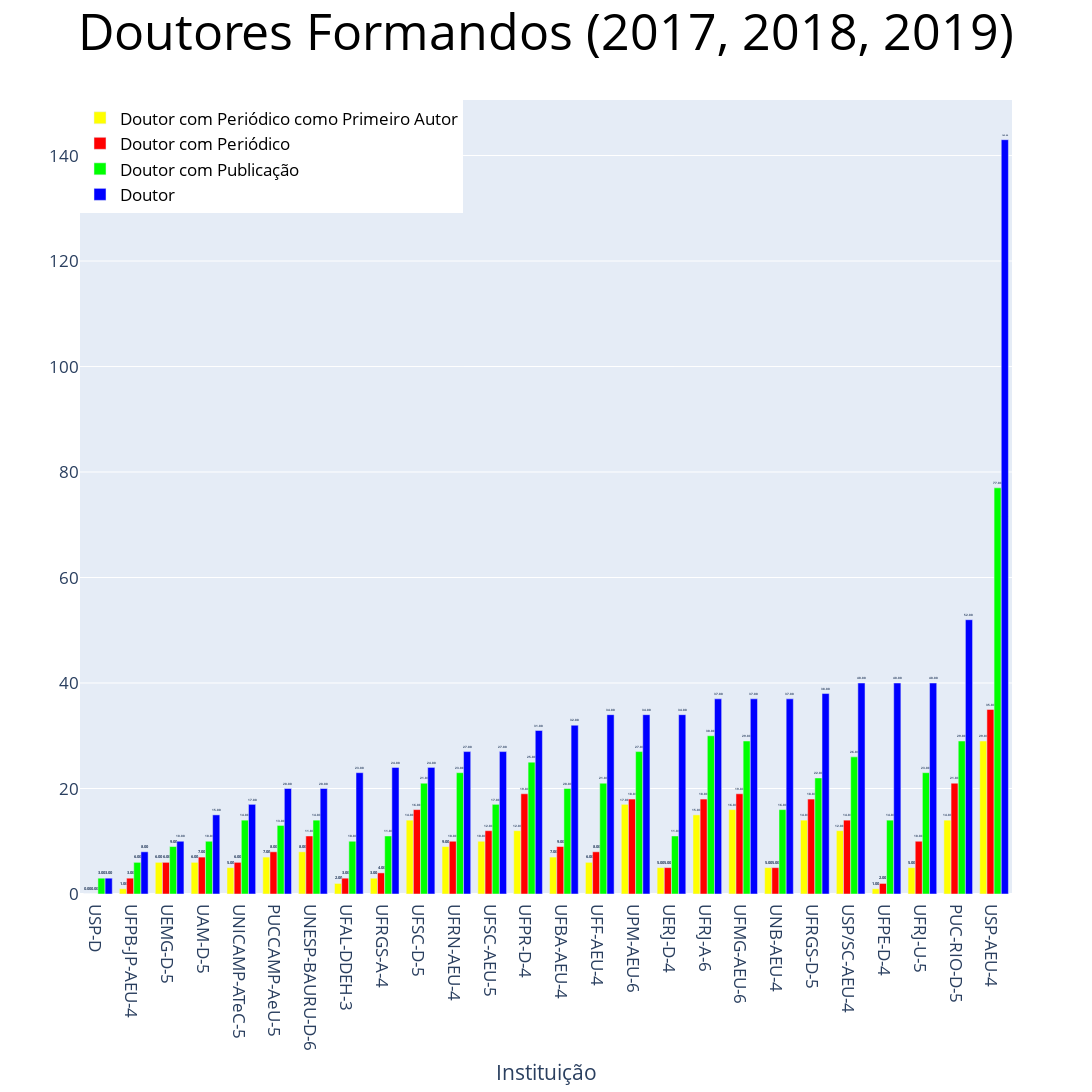

Notebook code cell kept with this figure:
### Code cell
make_chart(doutores_formandos, f'Doutores Formandos ({", ".join(ANOS)})')

### Figure 1 — Plotly figure (JSON) as saved in the notebook; plotly's stock layout.template omitted (floating-point values rounded to 4 significant figures)
{"data": [{"marker": {"color": "#FFFF00"}, "name": "Doutor com Periódico como Primeiro Autor", "text": ["<b>0.00</b>", "<b>1.00</b>", "<b>6.00</b>", "<b>6.00</b>", "<b>5.00</b>", "<b>7.00</b>", "<b>8.00</b>", "<b>2.00</b>", "<b>3.00</b>", "<b>14.00</b>", "<b>9.00</b>", "<b>10.00</b>", "<b>12.00</b>", "<b>7.00</b>", "<b>6.00</b>", "<b>17.00</b>", "<b>5.00</b>", "<b>15.00</b>", "<b>16.00</b>", "<b>5.00</b>", "<b>14.00</b>", "<b>12.00</b>", "<b>1.00</b>", "<b>5.00</b>", "<b>14.00</b>", "<b>29.00</b>"], "textposition": "outside", "type": "bar", "x": ["USP-D", "UFPB-JP-AEU-4", "UEMG-D-5", "UAM-D-5", "UNICAMP-ATeC-5", "PUCCAMP-AeU-5", "UNESP-BAURU-D-6", "UFAL-DDEH-3", "UFRGS-A-4", "UFSC-D-5", "UFRN-AEU-4", "UFSC-AEU-5", "UFPR-D-4", "UFBA-AEU-4", "UFF-AEU-4", "UPM-AEU-6", "UERJ-D-4", "UFRJ-A-6", "UFMG-AEU-6", "UNB-AEU-4", "UFRGS-D-5", "USP/SC-AEU-4", "UFPE-D-4", "UFRJ-U-5", "PUC-RIO-D-5", "USP-AEU-4"], "y": [0, 1, 6, 6, 5, 7, 8, 2, 3, 14, 9, 10, 12, 7, 6, 17, 5, 15, 16, 5, 14, 12, 1, 5, 14, 29]}, {"marker": {"color": "#FF0000"}, "name": "Doutor com Periódico", "text": ["<b>0.00</b>", "<b>3.00</b>", "<b>6.00</b>", "<b>7.00</b>", "<b>6.00</b>", "<b>8.00</b>", "<b>11.00</b>", "<b>3.00</b>", "<b>4.00</b>", "<b>16.00</b>", "<b>10.00</b>", "<b>12.00</b>", "<b>19.00</b>", "<b>9.00</b>", "<b>8.00</b>", "<b>18.00</b>", "<b>5.00</b>", "<b>18.00</b>", "<b>19.00</b>", "<b>5.00</b>", "<b>18.00</b>", "<b>14.00</b>", "<b>2.00</b>", "<b>10.00</b>", "<b>21.00</b>", "<b>35.00</b>"], "textposition": "outside", "type": "bar", "x": ["USP-D", "UFPB-JP-AEU-4", "UEMG-D-5", "UAM-D-5", "UNICAMP-ATeC-5", "PUCCAMP-AeU-5", "UNESP-BAURU-D-6", "UFAL-DDEH-3", "UFRGS-A-4", "UFSC-D-5", "UFRN-AEU-4", "UFSC-AEU-5", "UFPR-D-4", "UFBA-AEU-4", "UFF-AEU-4", "UPM-AEU-6", "UERJ-D-4", "UFRJ-A-6", "UFMG-AEU-6", "UNB-AEU-4", "UFRGS-D-5", "USP/SC-AEU-4", "UFPE-D-4", "UFRJ-U-5", "PUC-RIO-D-5", "USP-AEU-4"], "y": [0, 3, 6, 7, 6, 8, 11, 3, 4, 16, 10, 12, 19, 9, 8, 18, 5, 18, 19, 5, 18, 14, 2, 10, 21, 35]}, {"marker": {"color": "#00FF00"}, "name": "Doutor com Publicação", "text": ["<b>3.00</b>", "<b>6.00</b>", "<b>9.00</b>", "<b>10.00</b>", "<b>14.00</b>", "<b>13.00</b>", "<b>14.00</b>", "<b>10.00</b>", "<b>11.00</b>", "<b>21.00</b>", "<b>23.00</b>", "<b>17.00</b>", "<b>25.00</b>", "<b>20.00</b>", "<b>21.00</b>", "<b>27.00</b>", "<b>11.00</b>", "<b>30.00</b>", "<b>29.00</b>", "<b>16.00</b>", "<b>22.00</b>", "<b>26.00</b>", "<b>14.00</b>", "<b>23.00</b>", "<b>29.00</b>", "<b>77.00</b>"], "textposition": "outside", "type": "bar", "x": ["USP-D", "UFPB-JP-AEU-4", "UEMG-D-5", "UAM-D-5", "UNICAMP-ATeC-5", "PUCCAMP-AeU-5", "UNESP-BAURU-D-6", "UFAL-DDEH-3", "UFRGS-A-4", "UFSC-D-5", "UFRN-AEU-4", "UFSC-AEU-5", "UFPR-D-4", "UFBA-AEU-4", "UFF-AEU-4", "UPM-AEU-6", "UERJ-D-4", "UFRJ-A-6", "UFMG-AEU-6", "UNB-AEU-4", "UFRGS-D-5", "USP/SC-AEU-4", "UFPE-D-4", "UFRJ-U-5", "PUC-RIO-D-5", "USP-AEU-4"], "y": [3, 6, 9, 10, 14, 13, 14, 10, 11, 21, 23, 17, 25, 20, 21, 27, 11, 30, 29, 16, 22, 26, 14, 23, 29, 77]}, {"marker": {"color": "#0000ff"}, "name": "Doutor ", "text": ["<b>3.00</b>", "<b>8.00</b>", "<b>10.00</b>", "<b>15.00</b>", "<b>17.00</b>", "<b>20.00</b>", "<b>20.00</b>", "<b>23.00</b>", "<b>24.00</b>", "<b>24.00</b>", "<b>27.00</b>", "<b>27.00</b>", "<b>31.00</b>", "<b>32.00</b>", "<b>34.00</b>", "<b>34.00</b>", "<b>34.00</b>", "<b>37.00</b>", "<b>37.00</b>", "<b>37.00</b>", "<b>38.00</b>", "<b>40.00</b>", "<b>40.00</b>", "<b>40.00</b>", "<b>52.00</b>", "<b>143.00</b>"], "textposition": "outside", "type": "bar", "x": ["USP-D", "UFPB-JP-AEU-4", "UEMG-D-5", "UAM-D-5", "UNICAMP-ATeC-5", "PUCCAMP-AeU-5", "UNESP-BAURU-D-6", "UFAL-DDEH-3", "UFRGS-A-4", "UFSC-D-5", "UFRN-AEU-4", "UFSC-AEU-5", "UFPR-D-4", "UFBA-AEU-4", "UFF-AEU-4", "UPM-AEU-6", "UERJ-D-4", "UFRJ-A-6", "UFMG-AEU-6", "UNB-AEU-4", "UFRGS-D-5", "USP/SC-AEU-4", "UFPE-D-4", "UFRJ-U-5", "PUC-RIO-D-5", "USP-AEU-4"], "y": [3, 8, 10, 15, 17, 20, 20, 23, 24, 24, 27, 27, 31, 32, 34, 34, 34, 37, 37, 37, 38, 40, 40, 40, 52, 143]}], "layout": {"font": {"size": 17.33}, "height": 1300, "legend": {"font": {"color": "#000000"}, "orientation": "v", "x": 0, "y": 1}, "title": {"font": {"color": "#000000", "size": 50}, "text": "Doutores Formandos (2017, 2018, 2019)", "x": 0.5, "xanchor": "center"}, "width": 2600, "xaxis": {"title": {"text": "Instituição"}}}}
